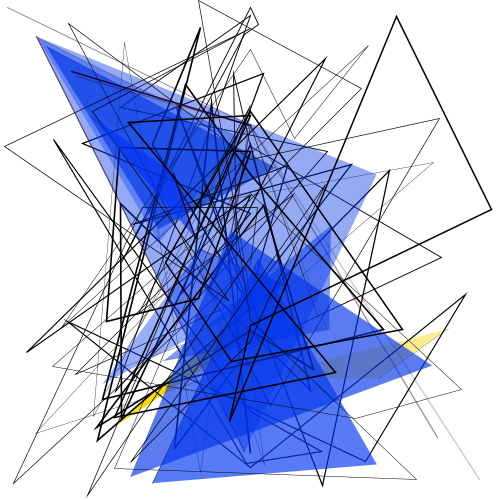
Frame 1 (no input)
Frame 60 (the mouse pressed at the canvas centre just before this capture): identical to frame 1, image omitted
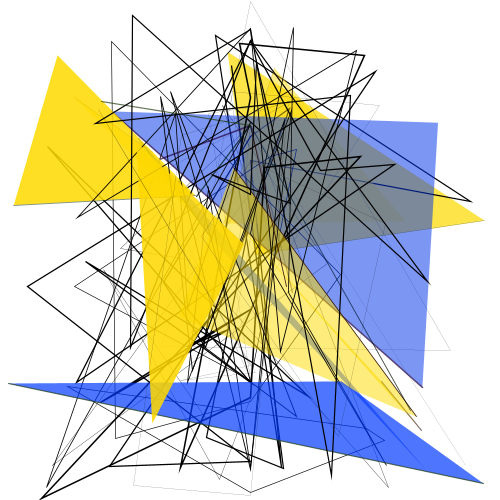
Frame 120 (the mouse held since frame 60 and released just before this capture)

The Processing sketch that drew these frames (run headless with seeded random() and noise(); from frame 60 on, the mouse is pressed at the canvas centre):

// Processing sketch: processing_36613
// ── processing_36613.pde

boolean doIt;
void setup() {
  size (500, 500);
  doIt = true;
}

void draw () {

  if (doIt) { 
    background(255, 255, 255);
    smooth ();
    noStroke ();
 
 float by;
 
    for (int i=0; i<10; i++) {
      by= random (0,1);
      if(by<=0.5) {
        
      float col = random(0, 50);
      float rred1 = random(250, 255);
      float rgreen1 = random(215, 220);
      float rblue1 = random(0, 0);
      float opac1= random (100, 255);

      fill (rred1, rgreen1, rblue1, opac1);  
      }
      else{
      float col3 = random(0, 50);
      float rred3 = random(0, 0);
      float rgreen3 = random(50, 58);
      float rblue3 = random(200, 255);
      float opac3= random (70, 180);
     
     
     fill (rred3, rgreen3, rblue3, opac3);
      
      
      
      }
      
      float rx= random( 0, width);
      float ry= random (0, height);
      float rx1= random (0, width);
      float ry1= random (0, height);
      float rx2=random(0, width);
      float ry2=random(0, height);
      float rx3=random(0, width);
      float ry3=random(0, height);


      strokeWeight (random (0, 2));


      noStroke();
      triangle(rx, ry, rx1, ry1, rx2, rx2);
      
      for (int k=0; k<=2; k++) {


        float rred = random(0, 65);
        float rgreen = random(0, 65);
        float rblue = random(0, 65);
        float opac= random (50, 255);



        stroke (rred, rgreen, rblue, opac); 
        line (rx1, ry1, rx2, rx2);
        line (rx3, rx3, width/2, height/4);
        doIt=false;

        for (int t=0; k<=2; k++) {
          float rx4= random (width/2, height/ 7);
          float ry4= random (0, 500);
          float rx5= random (0, height);
          float ry5= random (width/5, height);
          float rx6= random (100, 400);
          float ry6= random (0, height);
          float rx7= random (50, 300);
          float ry7= random (0, height);

          stroke (0, 0, 0);
          noFill();
          quad (rx4, ry4, rx5, ry5, rx6, ry6, rx7, ry7);
        }
      }
    }
  }
}

void mousePressed () {
  doIt=true;
}

                
                                
